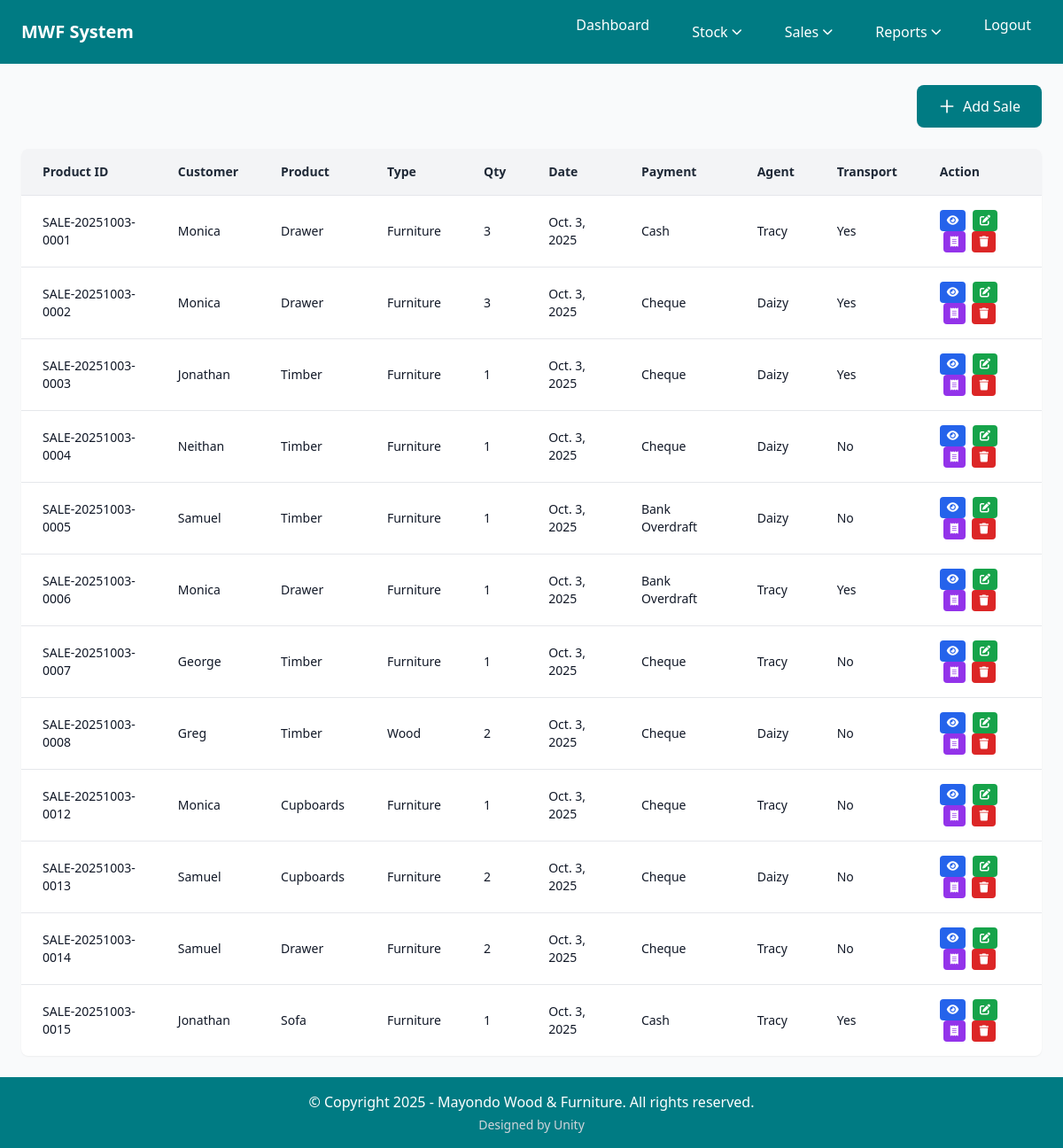
The page /saleRecord/ (signed in) on the database as committed earlier.
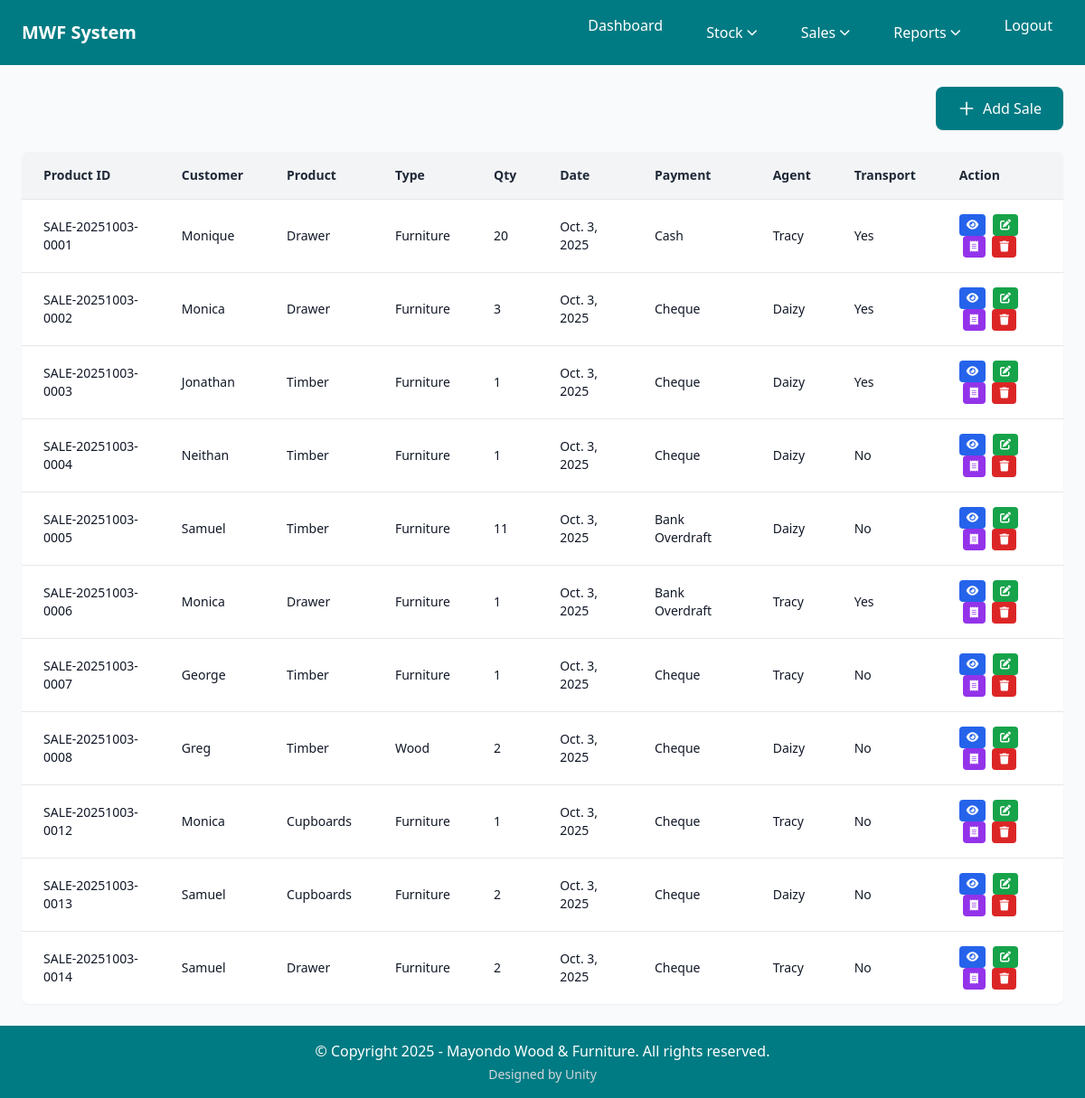
The same page on the database as committed later.
### home/models.py (models this page shows, shortened)
class Sale(models.Model):
    CUSTOMER_CHOICES = [('Timber', 'Timber'), ('Sofa', 'Sofa'),('Tables','Tables'),('Cupboards','Cupboards'),('Drawer','Drawer'),('Poles','Poles')]
    PRODUCT_TYPE_CHOICES = [('Wood', 'Wood'), ('Furniture', 'Furniture')]
    PAYMENT_CHOICES = [('Cash', 'Cash'), ('Cheque','Cheque'), ('Bank Overdraft','Bank Overdraft')]
    product_id = models.CharField(max_length=50, blank=True, unique=True)
    customer_name = models.CharField(max_length=100)
    product_name = models.CharField(max_length=100, choices=CUSTOMER_CHOICES,
                                   help_text="Select the product category",
                                   default='Timber')
    product_type = models.CharField(max_length=20, choices=PRODUCT_TYPE_CHOICES,
                                   help_text="Select the product type",
                                   default='Furniture')
    product_ref = models.ForeignKey(Product, on_delete=models.PROTECT, null=True, blank=True,
                                   help_text="Auto-populated from product details")
    quantity = models.IntegerField()  # Number of items sold
    date = models.DateField(null=False)  # When the sale occurred
    payment_type = models.TextField(choices = PAYMENT_CHOICES)  # How customer paid
    sales_agent = models.CharField(max_length=50)  # Employee who made the sale
    transport_required = models.BooleanField(default=False)  # Delivery needed (checkbox)

### home/views.py (the view)
# urls.py: path('saleRecord/', saleRecord, name='saleRecord'),     # View all sales
@secure_view
@login_required
@user_passes_test(is_employee_or_manager)
def saleRecord(request):
    all_Sales = Sale.objects.all()
    context = {
        "Sales" : all_Sales
    }
    return render(request, 'sales.html', context)

### home/context_processors.py (called while the page is built)
def user_roles(request):
    context = {
        'is_manager': False,
        'is_employee': False,
    }
    if request.user.is_authenticated:
        context['is_manager'] = request.user.groups.filter(name="Manager").exists()
        context['is_employee'] = request.user.groups.filter(name="Employee").exists()
    return context

### home/views.py (called while the page is built)
def is_employee_or_manager(user):
    return user.is_authenticated and user.groups.filter(name__in=['Manager', 'Employee']).exists()

def secure_view(view_func):
    @wraps(view_func)
    @never_cache
    @cache_control(no_cache=True, must_revalidate=True, no_store=True)
    def wrapper(request, *args, **kwargs):
        response = view_func(request, *args, **kwargs)
        if hasattr(response, '__setitem__'):
            response['Cache-Control'] = 'no-cache, no-store, must-revalidate, max-age=0'
            response['Pragma'] = 'no-cache'
            response['Expires'] = '0'
            response['X-Frame-Options'] = 'DENY'  # Prevent clickjacking
        return response
    return wrapper

### home/templates/sales.html (shortened to what this page needs)
{% extends 'base.html' %}
{% block content %}
      <div class="flex justify-end mb-6">
        <a href="/addSale/" class="inline-flex items-center px-6 py-3 bg-cordes-dark text-white font-medium rounded-lg hover:bg-cordes-blue transition-colors duration-300 shadow-sm">
          <svg class="w-5 h-5 mr-2" fill="none" stroke="currentColor" viewBox="0 0 24 24">
            <path stroke-linecap="round" stroke-linejoin="round" stroke-width="2" d="M12 4v16m8-8H4"></path>
          </svg>
          Add Sale
        </a>
      </div>
      <section class="bg-white rounded-lg shadow-sm overflow-hidden">
        <table class="w-full border-collapse">
        <thead class="bg-gray-100">
          <tr>
            <th class="px-6 py-4 text-left text-sm font-semibold text-gray-800 border-b border-gray-200">Product ID</th>
            <th class="px-6 py-4 text-left text-sm font-semibold text-gray-800 border-b border-gray-200">Customer</th>
            <th class="px-6 py-4 text-left text-sm font-semibold text-gray-800 border-b border-gray-200">Product</th>
            <th class="px-6 py-4 text-left text-sm font-semibold text-gray-800 border-b border-gray-200">Type</th>
            <th class="px-6 py-4 text-left text-sm font-semibold text-gray-800 border-b border-gray-200">Qty</th>
            <th class="px-6 py-4 text-left text-sm font-semibold text-gray-800 border-b border-gray-200">Date</th>
            <th class="px-6 py-4 text-left text-sm font-semibold text-gray-800 border-b border-gray-200">Payment</th>
            <th class="px-6 py-4 text-left text-sm font-semibold text-gray-800 border-b border-gray-200">Agent</th>
            <th class="px-6 py-4 text-left text-sm font-semibold text-gray-800 border-b border-gray-200">Transport</th>
            <th class="px-6 py-4 text-left text-sm font-semibold text-gray-800 border-b border-gray-200">Action</th>
          </tr>
        </thead>
        <tbody class="divide-y divide-gray-200">
          {% for item in Sales %}
          <tr class="hover:bg-gray-50 transition-colors duration-150">
            <td class="px-6 py-4 text-sm text-gray-900">{{ item.product_id }}</td>
            <td class="px-6 py-4 text-sm text-gray-900">{{ item.customer_name }}</td>
            <td class="px-6 py-4 text-sm text-gray-900">{{ item.product_name }}</td>
            <td class="px-6 py-4 text-sm text-gray-900">{{ item.product_type }}</td>
            <td class="px-6 py-4 text-sm text-gray-900">{{ item.quantity }}</td>
            <td class="px-6 py-4 text-sm text-gray-900">{{ item.date }}</td>
            <td class="px-6 py-4 text-sm text-gray-900">{{ item.payment_type }}</td>
            <td class="px-6 py-4 text-sm text-gray-900">{{ item.sales_agent }}</td>
            <td class="px-6 py-4 text-sm text-gray-900">{{ item.transport_required|yesno:"Yes,No" }}</td>
            <td class="px-6 py-4 text-sm space-x-1">
              <a href="/view/{{ item.id }}" class="inline-block px-2 py-1 bg-blue-600 text-white text-xs rounded hover:bg-blue-700 transition-colors" title="View Details">
                <i class="fas fa-eye"></i>
              </a>
              <a href="/edit/{{ item.id }}" class="inline-block px-2 py-1 bg-green-600 text-white text-xs rounded hover:bg-green-700 transition-colors" title="Edit Sale">
                <i class="fas fa-edit"></i>
              </a>
              <a href="/receipt/{{ item.id }}" target="_blank" class="inline-block px-2 py-1 bg-purple-600 text-white text-xs rounded hover:bg-purple-700 transition-colors" title="Generate Receipt">
                <i class="fas fa-receipt"></i>
              </a>
              <button onclick="openDeleteModal('{{ item.id }}', '{{ item.product_name }}', '{{ item.product_id }}')" class="px-2 py-1 bg-red-600 text-white text-xs rounded hover:bg-red-700 transition-colors" title="Delete Sale">
                <i class="fas fa-trash"></i>
              </button>
            </td>
          </tr>
          {% empty %}
          <tr>
            <td colspan="10" class="px-6 py-8 text-center text-gray-500">No sales records yet. <a href="/addSale/" class="text-cordes-dark hover:underline">Add one</a></td>
          </tr>
          {% endfor %}
        </tbody>
      </table>
    </section>
{% endblock %}

### home/templates/base.html (shortened to what this page needs)
{% load static %}
<!DOCTYPE html>
<html lang="en">
<head>
    <link rel="stylesheet" href="https://cdnjs.cloudflare.com/ajax/libs/font-awesome/6.4.0/css/all.min.css">
    <script src="https://cdn.tailwindcss.com"></script>
</head>
<body class="bg-gray-50 min-h-screen flex flex-col{% if user.is_authenticated %} authenticated{% endif %}">
 <header class="bg-cordes-dark text-white px-6 py-4 flex justify-between items-center flex-wrap">
  <div class="logo">
    <h1 class="text-xl font-bold">MWF System</h1>
  </div>
  <nav role="navigation" aria-label="Main navigation">
    <ul class="flex space-x-6 list-none m-0 p-0">
      <li><a href="/dashboard/" class="px-3 py-2 rounded-md font-medium hover:bg-cordes-blue transition-colors duration-300 no-underline text-white">Dashboard</a></li>
      <li class="relative">
        <button onclick="toggleHeaderDropdown('header-stock-dropdown')" class="flex items-center px-3 py-2 rounded-md font-medium hover:bg-cordes-blue transition-colors duration-300 no-underline text-white">
          Stock
          <i class="fas fa-chevron-down ml-1 text-xs transition-transform duration-200" id="header-stock-dropdown-icon"></i>
        </button>
      </li>
      <li class="relative">
        <button onclick="toggleHeaderDropdown('header-sales-dropdown')" class="flex items-center px-3 py-2 rounded-md font-medium hover:bg-cordes-blue transition-colors duration-300 no-underline text-white">
          Sales
          <i class="fas fa-chevron-down ml-1 text-xs transition-transform duration-200" id="header-sales-dropdown-icon"></i>
        </button>
      </li>
      {% if is_manager %}
      <li class="relative">
        <button onclick="toggleHeaderDropdown('header-reports-dropdown')" class="flex items-center px-3 py-2 rounded-md font-medium hover:bg-cordes-blue transition-colors duration-300 no-underline text-white">
          Reports
          <i class="fas fa-chevron-down ml-1 text-xs transition-transform duration-200" id="header-reports-dropdown-icon"></i>
        </button>
      </li>
      {% endif %}
      <li><a href="/logout/" class="px-3 py-2 rounded-md font-medium hover:bg-cordes-blue transition-colors duration-300 no-underline text-white">Logout</a></li>
    </ul>
  </nav>
</header>
<main id="main-content" class="flex-1 max-w-7xl mx-auto p-6 w-full" role="main">
    {% block content %}{% endblock %}
</main>
<footer class="bg-cordes-dark text-white text-center py-4 mt-auto" role="contentinfo">
    <p class="m-0">&copy; Copyright 2025 - Mayondo Wood & Furniture. All rights reserved.</p>
    <p class="text-sm text-gray-300 mt-1">Designed by Unity</p>
</footer>
</body>
</html>

Rows that differ between the two databases and show on the page:
removed Sale: product_id "SALE-20251003-0015", customer_name "Jonathan", product_name "Sofa", product_type "Furniture", quantity "1", date "Oct. 3, 2025", payment_type "Cash", sales_agent "Tracy", transport_required "Yes"
changed Sale "SALE-20251003-0001": customer_name "Monica" → "Monique"; quantity "3" → "20"
changed Sale "SALE-20251003-0005": quantity "1" → "11"
